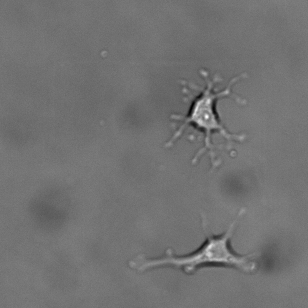
#> input picture Notebooks/a40.tif, 308 x 308 px
$ jupyter execute Untitled.ipynb
#> lines starting #> are read from the running program, lines starting #| are printed output that depends on the picture
[cell 1]
from read_roi import read_roi_file
import skimage
import cv2 as cv
from skimage import data, io, filters, measure
from matplotlib import pyplot as plt
from skimage.transform import rescale, resize
from PIL import Image
import PIL
import numpy as np
from PIL import ImageSequence
import math
import imagej

[cell 2]
image = Image.open('a40.tif')
#> image is the input picture: PIL image 308x308 I;16B; min 11071, max 38183, mean 23233
plt.imshow(image)
plt.show()
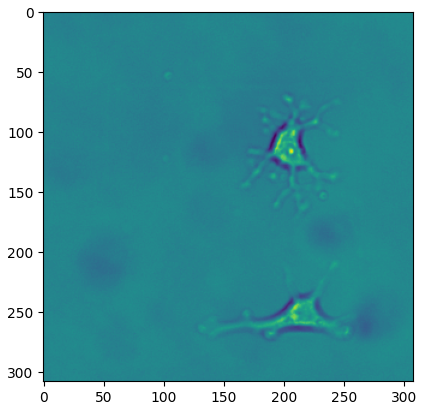
#> figure drawn by matplotlib, 1 panel
